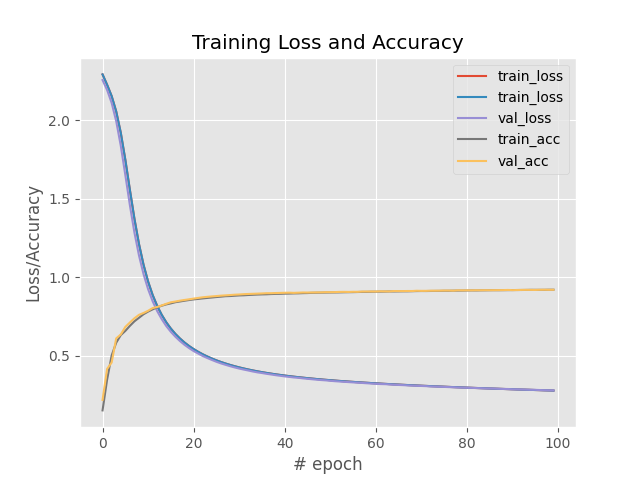

Generate this figure with Python:
from sklearn.preprocessing import LabelBinarizer
from sklearn.model_selection import train_test_split
from sklearn.metrics import classification_report
from sklearn.datasets import fetch_openml
from keras.models import Sequential
from keras.layers.core import Dense
from keras.optimizers import SGD
# from sklearn import datasets
import argparse
import matplotlib.pyplot as plt
import numpy as np

ap = argparse.ArgumentParser()
ap.add_argument("-o", "--output", required=True, help="path to the output loss/accuracy plot")
args = vars(ap.parse_args())

print("[INFO] Loading MNIST full dataset...")

dataset = fetch_openml(name='mnist_784')

# Range: 0 to 1
data = dataset.data.astype("float")/255.0 

(trainX, testX, trainY, testY) = train_test_split(data, dataset.target, test_size=0.25)


print(trainX.shape)
lb = LabelBinarizer()
trainY = lb.fit_transform(trainY)
testY = lb.fit_transform(testY)

model = Sequential()
model.add(Dense(256, input_shape=(28*28,), activation="sigmoid"))
model.add(Dense(128, activation="sigmoid"))
model.add(Dense(10, activation="softmax"))

print("[INFO] training netowrk...")
sgd = SGD(0.01)

model.compile(loss="categorical_crossentropy", optimizer=sgd, metrics=["accuracy"])
H = model.fit(trainX, trainY, validation_data=(testX, testY), epochs=100, batch_size=128)
print("[INFO] evaluating network...")

predictions = model.predict(testX, batch_size=128)
print(classification_report(testY.argmax(axis=1), predictions.argmax(axis=1), target_names=[str(x) for x in lb.classes_]))

plt.style.use("ggplot")
plt.figure()
plt.plot(np.arange(0, 100), H.history["loss"], label="train_loss")

plt.plot(np.arange(0, 100), H.history["loss"], label="train_loss")
plt.plot(np.arange(0, 100), H.history["val_loss"], label="val_loss")
plt.plot(np.arange(0, 100), H.history["accuracy"], label="train_acc")
plt.plot(np.arange(0, 100), H.history["val_accuracy"], label="val_acc")
plt.title("Training Loss and Accuracy")
plt.xlabel("# epoch")
plt.ylabel("Loss/Accuracy")
plt.legend()
plt.savefig(args["output"])

print("[DONE]")
